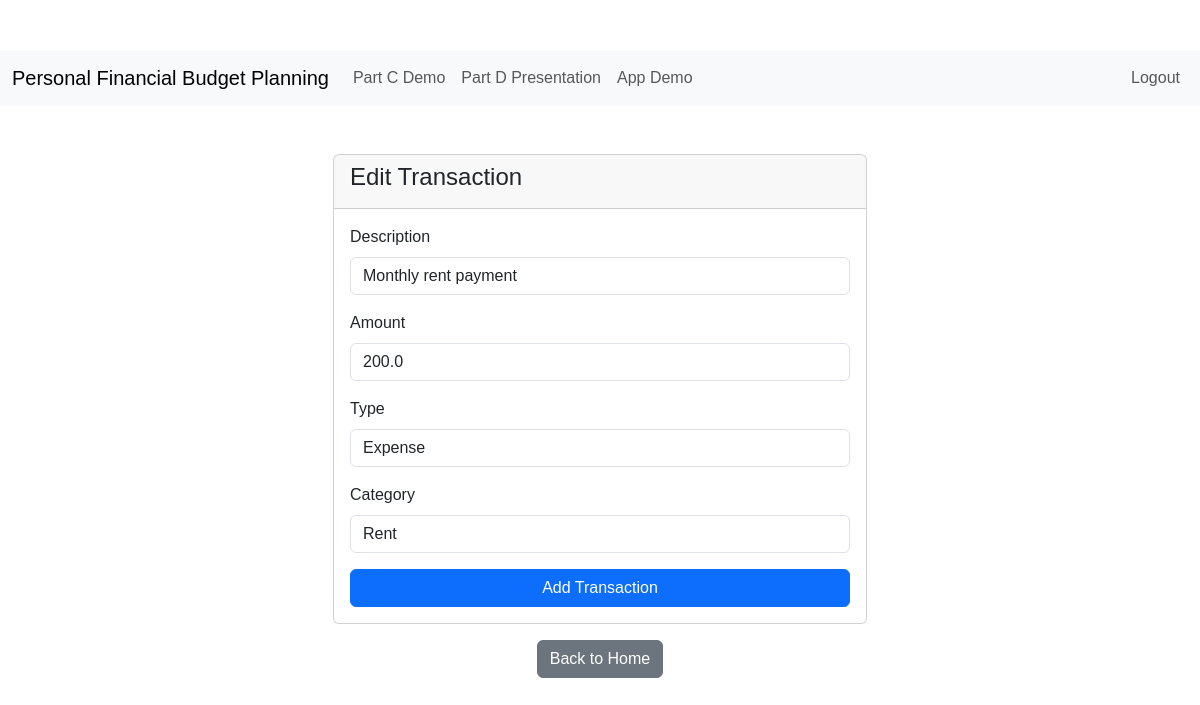
The page /edit_transaction/26 (signed in) on the database its author committed.
### my_paldea/paldea_app/models.py (models this page shows, shortened)
class Transaction(db.Model):
    id = db.Column(db.Integer, primary_key=True)
    description = db.Column(db.String(200), nullable=False)
    amount = db.Column(db.Float, nullable=False)
    type = db.Column(db.String(20), nullable=False)  # 'income' or 'expense'
    category_id = db.Column(db.Integer, db.ForeignKey('category.id'), nullable=True)
    date = db.Column(db.DateTime, default=datetime.utcnow)
    user_id = db.Column(db.Integer, db.ForeignKey('user.id'), nullable=False)
    category = db.relationship('Category', backref='transactions')

### my_paldea/paldea_app/views.py (the view, shortened to what this page needs)
@paldea_app.route('/edit_transaction/<int:transaction_id>', methods=['GET', 'POST'])
@login_required
def edit_transaction(transaction_id):
    transaction = Transaction.query.get_or_404(transaction_id)
    if transaction.user_id != current_user.id:
        flash('You do not have permission to edit this transaction.', 'danger')
        return redirect(url_for('paldea_app.home'))
    form = TransactionForm()
    categories = Category.query.all()
    form.category.choices = [(c.id, c.name) for c in categories]
    if request.method == 'GET':
        form.description.data = transaction.description
        form.amount.data = transaction.amount
        form.type.data = transaction.type
        form.category.data = transaction.category_id
    return render_template('edit_transaction.html', form=form, transaction=transaction)

### my_paldea/paldea_app/models.py
class TransactionForm(FlaskForm):
    description = StringField('Description', validators=[InputRequired(), Length(min=1, max=200)])
    amount = FloatField('Amount', validators=[InputRequired()])
    type = SelectField('Type', choices=[('income', 'Income'), ('expense', 'Expense')], validators=[InputRequired()])
    category = SelectField('Category', coerce=int, validators=[InputRequired()])
    submit = SubmitField('Add Transaction')

### my_paldea/paldea_app/models.py (called while the page is built)
    @property
    def is_authenticated(self):
        return True

### my_paldea/paldea_app/views.py (called while the page is built)
@login_manager.user_loader
def load_user(id):
    return User.query.get(int(id))

@paldea_app.before_request
def get_current_user():
    g.user = current_user

### my_paldea/templates/edit_transaction.html (shortened to what this page needs)
{% extends 'base.html' %}
{% block container %}
<div class="container mt-5">
    <div class="row justify-content-center">
        <div class="col-md-6">
            <div class="card">
                <div class="card-header">
                    <h4>Edit Transaction</h4>
                </div>
                <div class="card-body">
                    <form method="POST">
                        <div class="mb-3">
                            {{ form.description.label(class="form-label") }}
                            {{ form.description(class="form-control", placeholder="Transaction description") }}
                        </div>
                        <div class="mb-3">
                            {{ form.amount.label(class="form-label") }}
                            {{ form.amount(class="form-control", placeholder="Amount") }}
                        </div>
                        <div class="mb-3">
                            {{ form.type.label(class="form-label") }}
                            {{ form.type(class="form-control") }}
                        </div>
                        <div class="mb-3">
                            {{ form.category.label(class="form-label") }}
                            {{ form.category(class="form-control") }}
                        </div>
                        {{ form.submit(class="btn btn-primary w-100") }}
                    </form>
                </div>
            </div>
            <div class="text-center mt-3">
                <a href="{{ url_for('paldea_app.home') }}" class="btn btn-secondary">Back to Home</a>
            </div>
        </div>
    </div>
</div>
{% endblock %}

### my_paldea/static/css/main.css (style rules this page uses)
body { padding-top: 50px; font-family: Arial, sans-serif; }

### rows shown on the page
Transaction: description "Monthly rent payment", amount "200.0", type "Expense", category "Rent"
